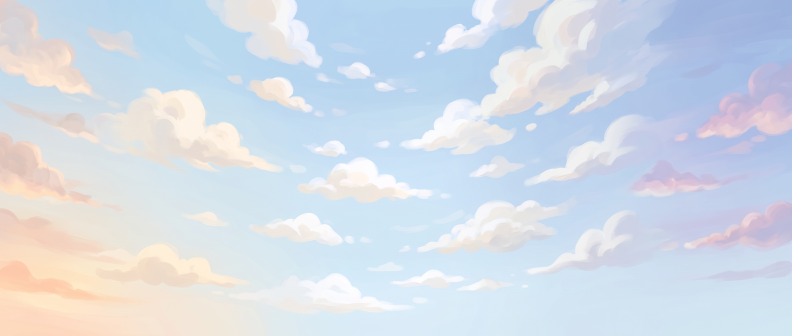
#> input picture Resources/sky-day.png, 1584 x 672 px (shown at 1/2 size); its folder holds 2 pictures in this run
$ python map_sky_illumination.py
#> lines starting #> are read from the running program, lines starting #| are printed output that depends on the picture
#!/usr/bin/env python3
"""Regenerate sky brightness data and its review chart (Pillow, matplotlib)."""
import hashlib
import json
import os
from pathlib import Path

from PIL import Image, ImageStat

ROOT = Path(__file__).resolve().parents[1]
SAMPLE_COUNT = 128
PROFILES = {}
METADATA = {}
for phase in ('day', 'night'):
    path = ROOT / 'Resources' / f'sky-{phase}.png'
    with Image.open(path) as source:
#> source is the input picture: PIL image 1584x672 RGB; mean R, G, B 211.7, 220.4, 231.4
        image = source.convert('RGB')
        width, height = image.size
#> width = 1584; height = 672
        # Mean encoded RGB, normalized to 0...1. This is an artwork control
        # signal, not a measurement of physical illumination.
        PROFILES[phase] = [
            sum(ImageStat.Stat(image.crop((
                i * width // SAMPLE_COUNT, 0,
                (i + 1) * width // SAMPLE_COUNT, height
            ))).mean) / 765
            for i in range(SAMPLE_COUNT)
        ]
        METADATA[phase] = {
            'file': path.name, 'width': width, 'height': height,
            'mean_brightness': sum(ImageStat.Stat(image).mean) / 765,
            'sha256': hashlib.sha256(path.read_bytes()).hexdigest(),
        }

payload = {
    'method': 'Mean sRGB channel value per full-height horizontal bin; 0...1.',
    'images': METADATA, **PROFILES,
}
output = ROOT / 'Resources' / 'sky-illumination.json'
output.write_text(json.dumps(payload, indent=2) + '\n')

def brightness(position, visible_fraction):
    total = 0
    for i in range(32):
        p = (position + ((i + 0.5) / 32 - 0.5) * visible_fraction) % 1
        profile = PROFILES['day' if p < 0.5 else 'night']
        u = p * 2 if p < 0.5 else (p - 0.5) * 2
        index = max(0, min(len(profile) - 1, u * len(profile) - 0.5))
        low = int(index)
        total += profile[low] + (profile[min(low + 1, len(profile) - 1)] - profile[low]) * (index - low)
    return total / 32

def opacity(position, visible_fraction):
    p = position % 1
    if p >= 0.5:
        return 1
    center = brightness(0.25, visible_fraction)
    edge = brightness(0 if p < 0.25 else 0.5, visible_fraction)
    contrast = center - edge
    t = ((center - brightness(p, visible_fraction)) / contrast
         if contrast > 0.000001 else abs(p * 2 - 0.5) * 2)
    measured = max(0, min(1, t))
    daylight_distance = abs(p - 0.25) / 0.25
    t = 0.8 * daylight_distance + 0.2 * measured
    return t * t * (3 - 2 * t)

# Representative 390 x 844 portrait viewport, with full images half the screen height.
visible_fraction = 390 / (2 * (844 / 2) * METADATA['day']['width'] / METADATA['day']['height'])
#> visible_fraction = 0.196
os.environ.setdefault('MPLCONFIGDIR', '/tmp/stick-illumination-matplotlib')
import matplotlib
matplotlib.use('Agg')
import matplotlib.pyplot as plt
matplotlib.rcParams['svg.hashsalt'] = 'stick-sky-illumination'

timeline = [i / 512 for i in range(513)]
positions = [(0.25 + t) % 1 for t in timeline]
figure, axes = plt.subplots(2, 1, figsize=(10, 5.5), sharex=True, constrained_layout=True)
axes[0].plot(timeline, [brightness(p, visible_fraction) for p in positions], color='#527dab')
#> the loop in brightness, `for i in range(32):` made 32 passes
#> (p, u, index, low, total) on passes 1 to 12: (0.155, 0.31, 39.19, 39, 0.886), (0.161, 0.322, 40.76, 40, 1.77), (0.167, 0.335, 42.33, 42, 2.67), (0.173, 0.347, 43.9, 43, 3.56), (0.18, 0.359, 45.46, 45, 4.46), (0.186, 0.371, 47.03, 47, 5.37), (0.192, 0.384, 48.6, 48, 6.26), (0.198, 0.396, 50.17, 50, 7.16), (0.204, 0.408, 51.74, 51, 8.04), (0.21, 0.42, 53.31, 53, 8.93), (0.216, 0.433, 54.87, 54, 9.82), (0.222, 0.445, 56.44, 56, 10.71)
#> after the loop in brightness, `for i in range(32):`: total = 28.43
#> the loop in brightness (call 2), `for i in range(32):` made 32 passes
#> (p, u, index, low, total) on passes 1 to 12: (0.157, 0.314, 39.69, 39, 0.887), (0.163, 0.326, 41.26, 41, 1.78), (0.169, 0.339, 42.83, 42, 2.67), (0.175, 0.351, 44.4, 44, 3.57), (0.182, 0.363, 45.96, 45, 4.47), (0.188, 0.375, 47.53, 47, 5.37), (0.194, 0.388, 49.1, 49, 6.27), (0.2, 0.4, 50.67, 50, 7.16), (0.206, 0.412, 52.24, 52, 8.05), (0.212, 0.424, 53.81, 53, 8.93), (0.218, 0.437, 55.37, 55, 9.82), (0.224, 0.449, 56.94, 56, 10.71)
axes[0].set(ylabel='Average RGB (0–1)', title='Visible sky brightness and landscape shadow')
axes[1].plot(timeline, [opacity(p, visible_fraction) for p in positions], color='#3b4651')
axes[1].set(ylabel='Shadow opacity', xlabel='Full day/night circuit', ylim=(-0.03, 1.03))
for axis in axes:
    axis.axvspan(0.25, 0.75, color='#566a94', alpha=0.12)
    axis.grid(alpha=0.2)
    axis.set_xticks([0, 0.25, 0.5, 0.75, 1], ['Day center', 'Night starts', 'Night center', 'Day starts', 'Day center'])
chart = ROOT / 'docs' / 'sky-illumination.svg'
chart.parent.mkdir(exist_ok=True)
figure.savefig(chart, metadata={'Date': None})
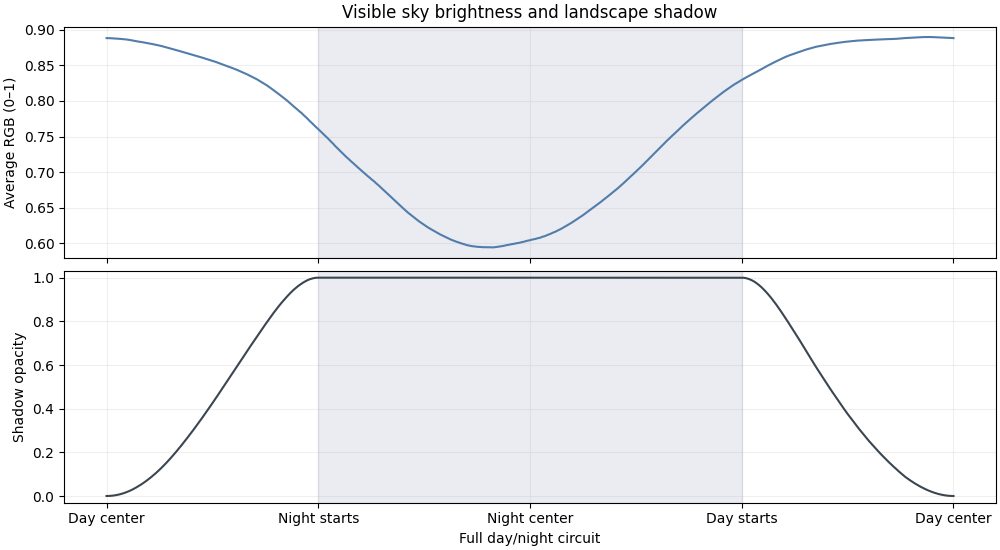
#> figure drawn by matplotlib, 2 panels; panel 2: curve peaks at x = 0.25, y = 1
chart.write_text('\n'.join(line.rstrip() for line in chart.read_text().splitlines()) + '\n')
figure.savefig('/tmp/stick-sky-illumination.png', dpi=150)
plt.close(figure)
print(json.dumps({'images': METADATA, 'samples_per_image': SAMPLE_COUNT,
                  'data': str(output), 'chart': str(chart)}, indent=2))
#> (printed output is left out)
